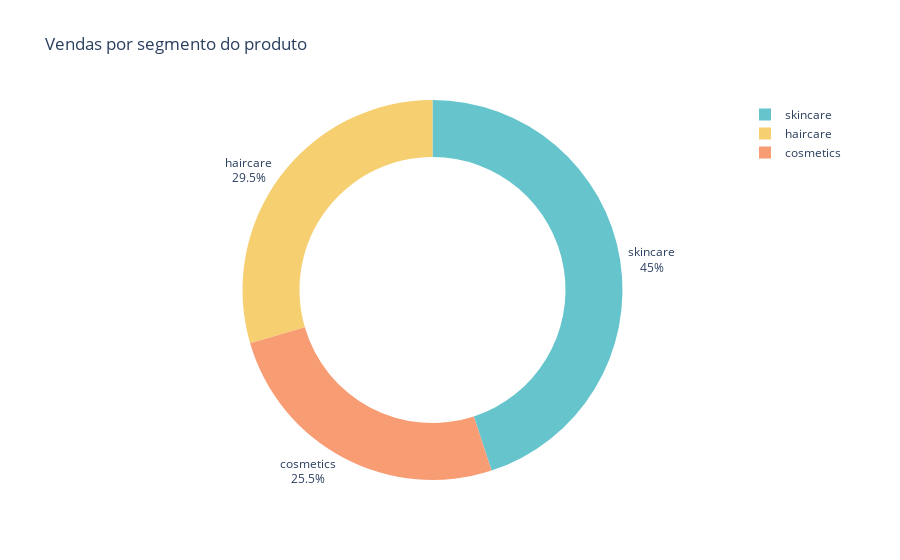

The notebook cell this image was saved under:
### Code cell
vendas = df.groupby('Product type')['Number of products sold'].sum().reset_index()

figura3 = px.pie(vendas, values='Number of products sold', names='Product type', 
                   title='Vendas por segmento do produto', 
                   hover_data=['Number of products sold'],
                   hole=0.7,
                   color_discrete_sequence=px.colors.qualitative.Pastel)
                   
figura3.update_traces(textposition='outside', textinfo='percent+label')
figura3.show()

### Figure 1 — Plotly figure (JSON) as saved in the notebook; plotly's stock layout.template omitted (floating-point values rounded to 4 significant figures)
{"data": [{"customdata": [[11757], [13611], [20731]], "domain": {"x": [0, 1], "y": [0, 1]}, "hole": 0.7, "hovertemplate": "Product type=%{label}<br>Number of products sold=%{customdata[0]}<extra></extra>", "labels": ["cosmetics", "haircare", "skincare"], "legendgroup": "", "name": "", "showlegend": true, "textinfo": "percent+label", "textposition": "outside", "type": "pie", "values": [11757, 13611, 20731]}], "layout": {"autosize": true, "legend": {"tracegroupgap": 0}, "piecolorway": ["rgb(102, 197, 204)", "rgb(246, 207, 113)", "rgb(248, 156, 116)", "rgb(220, 176, 242)", "rgb(135, 197, 95)", "rgb(158, 185, 243)", "rgb(254, 136, 177)", "rgb(201, 219, 116)", "rgb(139, 224, 164)", "rgb(180, 151, 231)", "rgb(179, 179, 179)"], "title": {"text": "Vendas por segmento do produto"}}}
